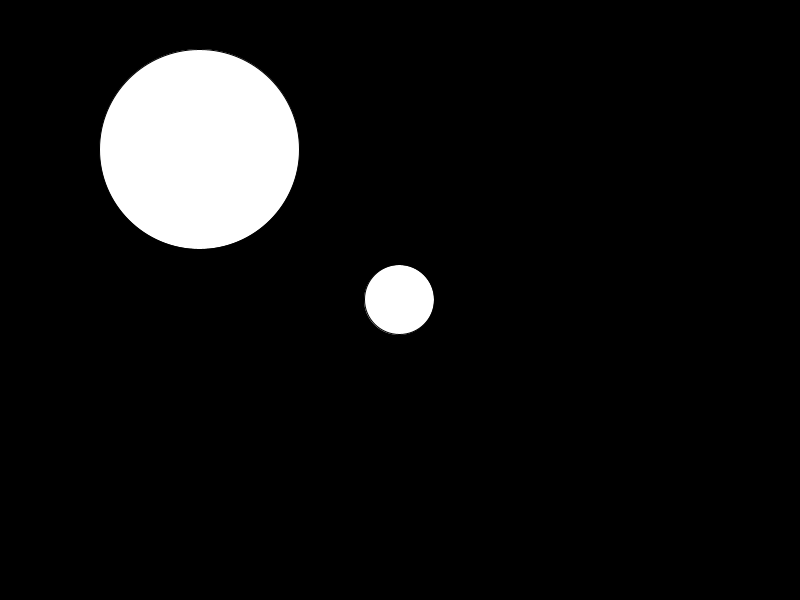
Frame 1 (no input)
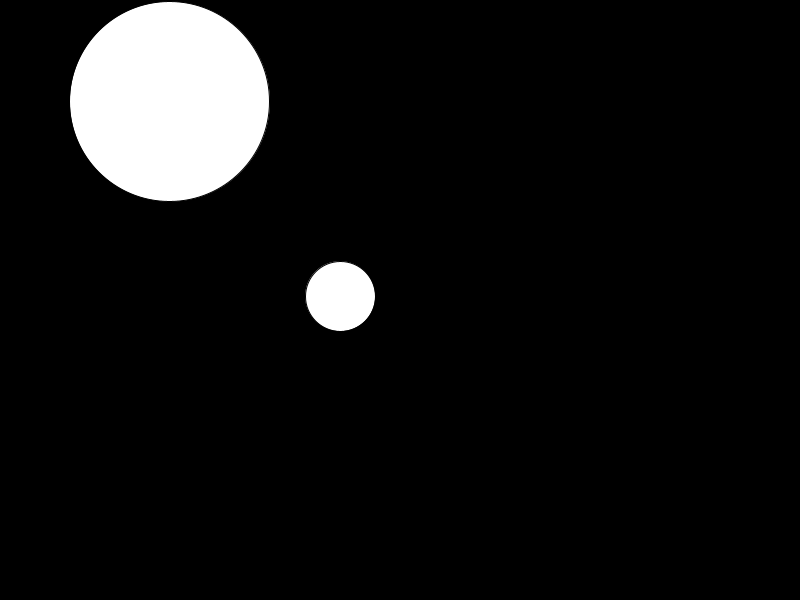
Frame 60 (the mouse pressed at the canvas centre just before this capture)
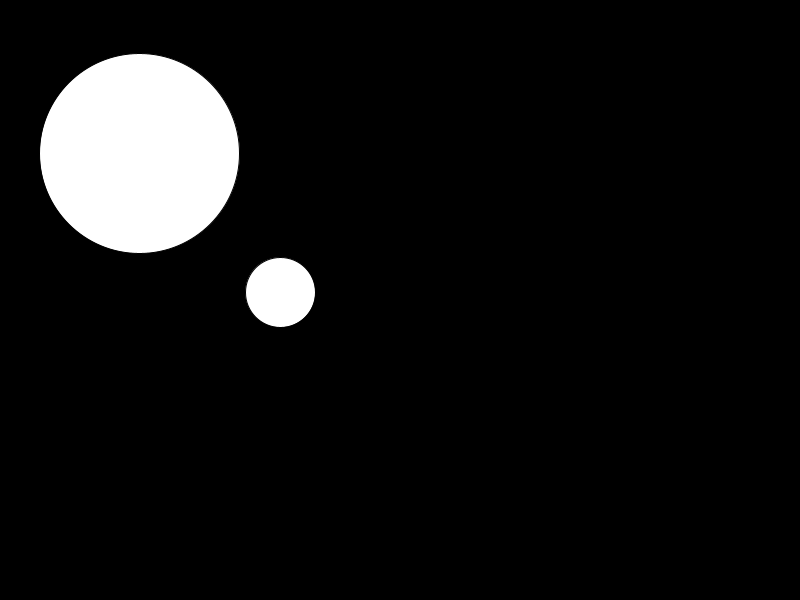
Frame 120 (the mouse held since frame 60 and released just before this capture)

The Processing sketch that drew these frames (run headless with seeded random() and noise(); from frame 60 on, the mouse is pressed at the canvas centre):

// Processing sketch: colliding_balls
// ── colliding_balls.pde
PVector loc, vel, acc;
PVector loc2, vel2, acc2;
int sz  = 70;
int sz2 = 200;

void setup() {
  size(800, 600);
  loc = new PVector (width/2, height/2);
  vel = PVector.random2D();
  acc = new PVector (0, 0);
  loc2 = new PVector(width*.25, height *.25);
  vel2 = PVector.random2D ();
  acc2 = new PVector (0,0);
}

void draw() {
  background(0);

  vel.add(acc);
  loc.add(vel);
  vel2.add(acc2);
  loc2.add(vel2);

  if (loc.dist(loc2)<sz/2 + sz2/2) {
    if ( loc.x < loc2.x) { 
      vel.x =-abs(vel.x);
      vel2.x = -abs(vel2.x);
    } else {
      vel.x = abs (vel.x);
      vel2.x = -abs (vel2.x);
    }
    if ( loc.y < loc2.y){
      vel.y = -abs( vel.y);
      vel2.y = abs ( vel2.y);
    } else { 
      vel.y = abs ( vel.y);
      vel2.y = -abs(vel2.y);
    }
  }
  
  
  ellipse (loc.x, loc.y, sz,sz);
  ellipse (loc2.x, loc2.y, sz2, sz2);
  
  
   

  if (loc.x +sz/2 > width || loc.x-sz/2<0) {
    vel.x *= -1;
  }
  if (loc.y+sz/2> height|| loc.y-sz/2<0) {
    vel.y*=-1;
  }
 if (loc2.x +sz2/2 > width || loc2.x-sz2/2<0) {
    vel2.x *= -1;
  }
  if (loc2.y+sz2/2> height|| loc2.y-sz2/2<0) {
    vel2.y*=-1;
  }

}
void mouseReleased (){
  loc2.set (mouseX,mouseY);
}
